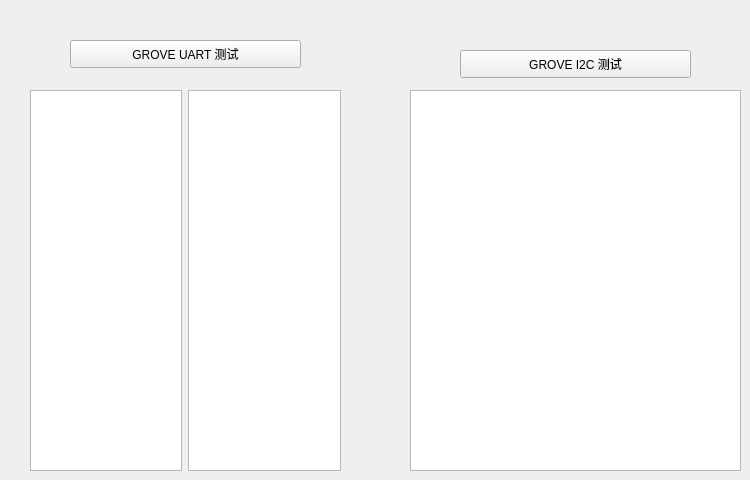
    <widget class="QWidget" name="tab_3">
     <attribute name="title">
      <string>GROVE 口测试</string>
     </attribute>
     <widget class="QPushButton" name="pushButton_7">
      <property name="geometry">
       <rect>
        <x>70</x>
        <y>40</y>
        <width>231</width>
        <height>28</height>
       </rect>
      </property>
      <property name="text">
       <string>GROVE UART 测试</string>
      </property>
     </widget>
     <widget class="QPushButton" name="pushButton_8">
      <property name="geometry">
       <rect>
        <x>460</x>
        <y>50</y>
        <width>231</width>
        <height>28</height>
       </rect>
      </property>
      <property name="text">
       <string>GROVE I2C 测试</string>
      </property>
     </widget>
     <widget class="QTextEdit" name="textEdit_3">
      <property name="geometry">
       <rect>
        <x>410</x>
        <y>90</y>
        <width>331</width>
        <height>381</height>
       </rect>
      </property>
     </widget>
     <widget class="QWidget" name="layoutWidget">
      <property name="geometry">
       <rect>
        <x>30</x>
        <y>90</y>
        <width>311</width>
        <height>381</height>
       </rect>
      </property>
      <layout class="QHBoxLayout" name="horizontalLayout_4">
       <item>
        <widget class="QTextEdit" name="textEdit"/>
       </item>
       <item>
        <widget class="QTextEdit" name="textEdit_2"/>
       </item>
      </layout>
     </widget>
    </widget>
